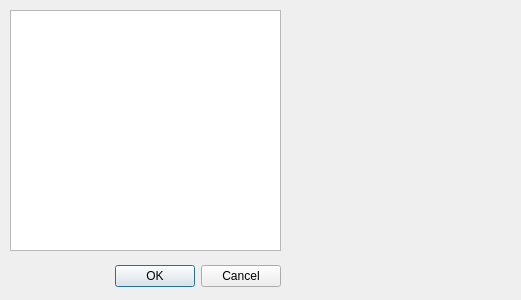
<?xml version="1.0" encoding="UTF-8"?>
<ui version="4.0">
 <class>ChangeTextDialog</class>
 <widget class="QDialog" name="ChangeTextDialog">
  <property name="geometry">
   <rect>
    <x>0</x>
    <y>0</y>
    <width>521</width>
    <height>300</height>
   </rect>
  </property>
  <property name="windowTitle">
   <string>Изменение текста оповещения</string>
  </property>
  <property name="windowIcon">
   <iconset resource="Icons.qrc">
    <normaloff>:/images/favicon.ico</normaloff>:/images/favicon.ico</iconset>
  </property>
  <widget class="QDialogButtonBox" name="buttonBox">
   <property name="geometry">
    <rect>
     <x>-60</x>
     <y>260</y>
     <width>341</width>
     <height>32</height>
    </rect>
   </property>
   <property name="orientation">
    <enum>Qt::Horizontal</enum>
   </property>
   <property name="standardButtons">
    <set>QDialogButtonBox::Cancel|QDialogButtonBox::Ok</set>
   </property>
  </widget>
  <widget class="QPlainTextEdit" name="textEdit">
   <property name="geometry">
    <rect>
     <x>10</x>
     <y>10</y>
     <width>271</width>
     <height>241</height>
    </rect>
   </property>
  </widget>
  <widget class="QLabel" name="legendLabel">
   <property name="geometry">
    <rect>
     <x>290</x>
     <y>10</y>
     <width>221</width>
     <height>241</height>
    </rect>
   </property>
   <property name="text">
    <string/>
   </property>
   <property name="alignment">
    <set>Qt::AlignLeading|Qt::AlignLeft|Qt::AlignTop</set>
   </property>
  </widget>
 </widget>
 <resources>
  <include location="Icons.qrc"/>
 </resources>
 <connections>
  <connection>
   <sender>buttonBox</sender>
   <signal>accepted()</signal>
   <receiver>ChangeTextDialog</receiver>
   <slot>accept()</slot>
   <hints>
    <hint type="sourcelabel">
     <x>248</x>
     <y>254</y>
    </hint>
    <hint type="destinationlabel">
     <x>157</x>
     <y>274</y>
    </hint>
   </hints>
  </connection>
  <connection>
   <sender>buttonBox</sender>
   <signal>rejected()</signal>
   <receiver>ChangeTextDialog</receiver>
   <slot>reject()</slot>
   <hints>
    <hint type="sourcelabel">
     <x>316</x>
     <y>260</y>
    </hint>
    <hint type="destinationlabel">
     <x>286</x>
     <y>274</y>
    </hint>
   </hints>
  </connection>
 </connections>
</ui>
